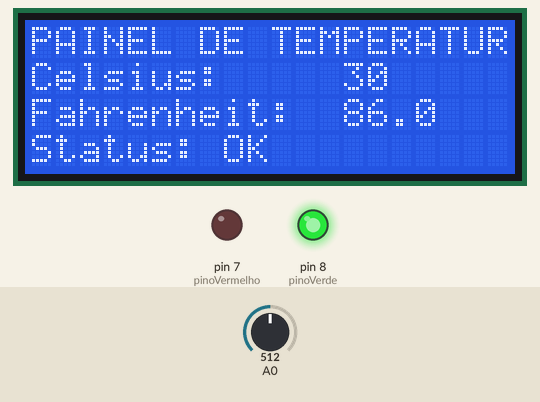
Simulated run of this sketch. Board: Arduino Uno, built with avr-gcc and run on an emulated ATmega328P. Shown: 20×4 character LCD, output pins drawn as LEDs (lit = HIGH). The inputs (shaded band) are chosen by the test bench; at power-on: A0 = 512.

Above: at 1.2 s.
1.3 s: A0 set to 663
At 1.9 s:
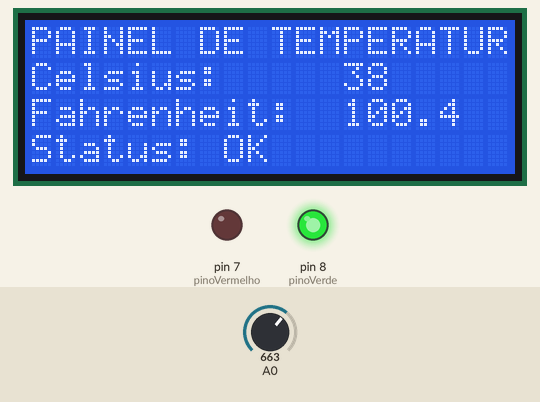
2.8 s: A0 set to 700
At 3.3 s:
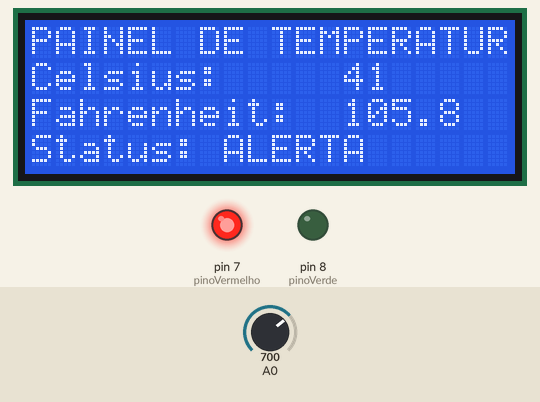
4.3 s: A0 set to 511
At 4.7 s:
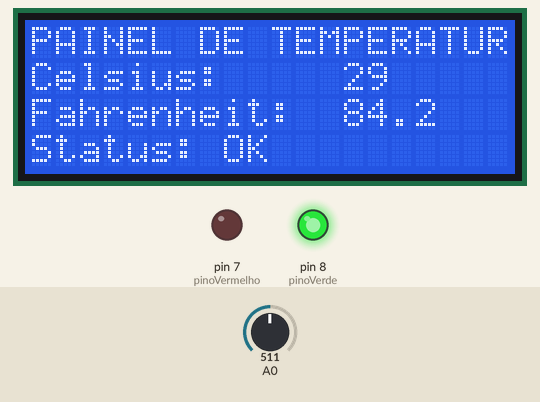
5.8 s: A0 set to 716
At 7.3 s:
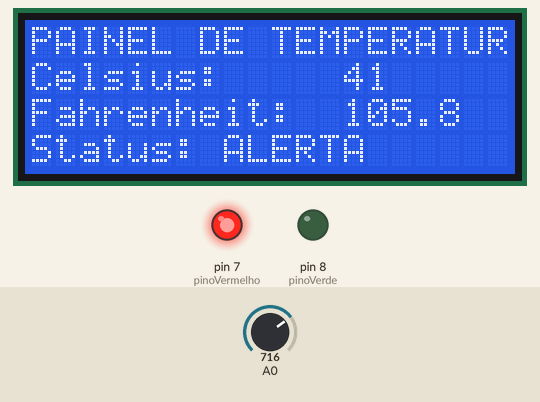
Timing chart, 0 to 8.4 s (numbered marks = the images above; inputs shaded):
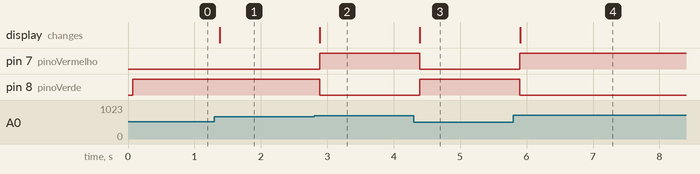

The sketch:

conversao_temperatura_solucao.ino
```cpp
// Faculdade SENAI Porto Alegre
// Disciplina: Programação Básica
// Professor: João Miguel Lac Roehe
//
// Módulo de Monitoramento Térmico das Baterias (VoltLog - LCD 20x4)
// Solução de Referência (Gabarito do Professor)

#include <LiquidCrystal.h>

// Inicializa o display LCD nos pinos correspondentes:
// LiquidCrystal(rs, enable, d4, d5, d6, d7)
LiquidCrystal LCD(12, 11, 5, 4, 3, 2);

const int pinoVermelho = 7;
const int pinoVerde = 8;

int ultimoTempC = -1;

void setup() {
  LCD.begin(20, 4);

  pinMode(pinoVermelho, OUTPUT);
  pinMode(pinoVerde, OUTPUT);

  // Imprime os textos estáticos
  LCD.setCursor(0, 0);
  LCD.print("PAINEL DE TEMPERATURA");
  LCD.setCursor(0, 1);
  LCD.print("Celsius:       oC");
  LCD.setCursor(0, 2);
  LCD.print("Fahrenheit:    oF");
  LCD.setCursor(0, 3);
  LCD.print("Status: ");
}

void loop() {
  // Lê o sensor analógico de temperatura em A0 (0 a 1023)
  int potenciometro = analogRead(A0);

  // Mapeia a leitura para 0 a 60 graus Celsius
  int tempC = map(potenciometro, 0, 1023, 0, 60);

  // Só atualiza o LCD se houver mudança
  if (tempC != ultimoTempC) {
    float tempF = (9.0 / 5.0) * tempC + 32.0;

    // Celsius (coluna 13, linha 1)
    LCD.setCursor(13, 1);
    LCD.print("    ");
    LCD.setCursor(13, 1);
    LCD.print(tempC);

    // Fahrenheit (coluna 13, linha 2)
    LCD.setCursor(13, 2);
    LCD.print("      ");
    LCD.setCursor(13, 2);
    LCD.print(tempF, 1);

    // Controle de Alarme e Status (Limiar de 40 °C)
    if (tempC >= 40) {
      digitalWrite(pinoVermelho, HIGH);
      digitalWrite(pinoVerde, LOW);
      LCD.setCursor(8, 3);
      LCD.print("ALERTA");
    } else {
      digitalWrite(pinoVermelho, LOW);
      digitalWrite(pinoVerde, HIGH);
      LCD.setCursor(8, 3);
      LCD.print("OK    "); // Espaços para limpar a palavra ALERTA
    }

    ultimoTempC = tempC;
  }

  delay(100);
}
```

Measured:
- the behaviour switches between 681 and 682 on A0 (found by bisection; images 1 and 2)
- after the input at 1.3 s, the display: changes after 0.08 s (image 1)
- after the input at 2.8 s, pin 7 (pinoVermelho): LOW → HIGH after 0.09 s; pin 8 (pinoVerde): HIGH → LOW after 0.09 s; the display: changes after 0.09 s (image 2)
- after the input at 4.3 s, pin 7 (pinoVermelho): HIGH → LOW after 0.09 s; pin 8 (pinoVerde): LOW → HIGH after 0.09 s; the display: changes after 0.09 s (image 3)
- after the input at 5.8 s, pin 7 (pinoVermelho): LOW → HIGH after 0.10 s; pin 8 (pinoVerde): HIGH → LOW after 0.10 s; the display: changes after 0.10 s (image 4)
